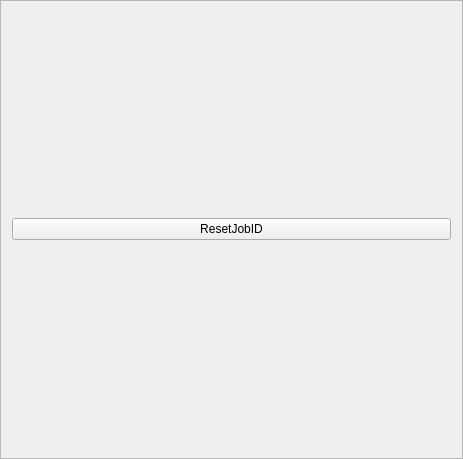
<?xml version="1.0" encoding="UTF-8"?>
<ui version="4.0">
 <class>Frame</class>
 <widget class="QFrame" name="Frame">
  <property name="geometry">
   <rect>
    <x>0</x>
    <y>0</y>
    <width>463</width>
    <height>459</height>
   </rect>
  </property>
  <property name="windowTitle">
   <string>Frame</string>
  </property>
  <property name="frameShape">
   <enum>QFrame::StyledPanel</enum>
  </property>
  <property name="frameShadow">
   <enum>QFrame::Raised</enum>
  </property>
  <layout class="QVBoxLayout" name="verticalLayout">
   <item>
    <layout class="QGridLayout" name="gridLayout">
     <item row="0" column="0">
      <widget class="QPushButton" name="pushButton_reset_job_id">
       <property name="text">
        <string>ResetJobID</string>
       </property>
      </widget>
     </item>
    </layout>
   </item>
  </layout>
 </widget>
 <resources/>
 <connections/>
</ui>
